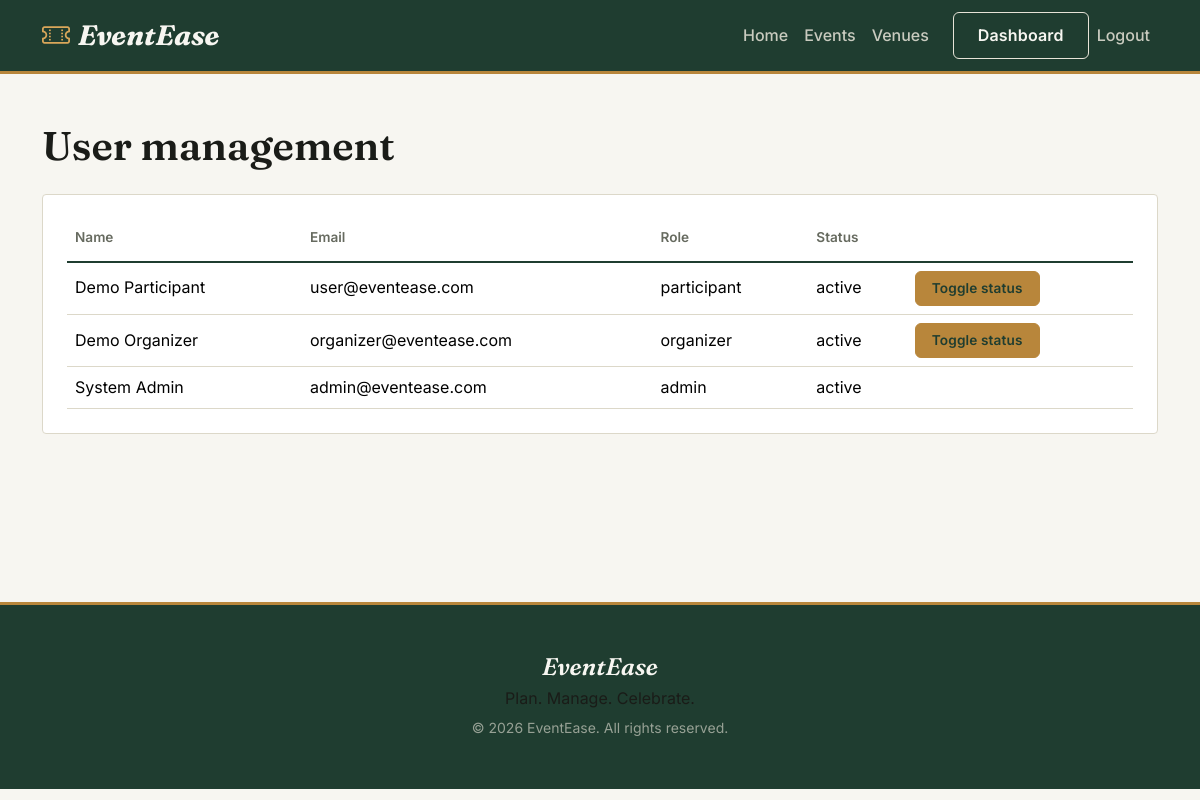
The page /admin/users.php (signed in) on the database its author committed.
### tables this page shows
CREATE TABLE users(id INT AUTO_INCREMENT PRIMARY KEY,name VARCHAR(100) NOT NULL,email VARCHAR(150) NOT NULL UNIQUE,phone VARCHAR(30),password VARCHAR(255) NOT NULL,role ENUM('admin','organizer','participant') DEFAULT 'participant',profile_image VARCHAR(255),status ENUM('active','suspended') DEFAULT 'active',created_at TIMESTAMP DEFAULT CURRENT_TIMESTAMP,updated_at TIMESTAMP DEFAULT CURRENT_TIMESTAMP ON UPDATE CURRENT_TIMESTAMP);

### admin/users.php (the view, shortened to what this page needs)
<?php
require '../config/database.php';
$users = $pdo->query("SELECT id, name, email, role, status, created_at FROM users ORDER BY id DESC")->fetchAll(PDO::FETCH_ASSOC);
require '../includes/header.php';
?>
<div class="container py-5">
  <h1 class="mb-4">User management</h1>
  <div class="table-wrap table-responsive">
    <table class="table">
      <tr><th>Name</th><th>Email</th><th>Role</th><th>Status</th><th></th></tr>
      <?php foreach ($users as $u): ?>
        <tr>
          <td><?= htmlspecialchars($u['name']) ?></td>
          <td><?= htmlspecialchars($u['email']) ?></td>
          <td><?= $u['role'] ?></td>
          <td><?= $u['status'] ?></td>
          <td><?php if ($u['role'] != 'admin'): ?><a class="btn btn-sm btn-warning" href="?toggle=<?= $u['id'] ?>">Toggle status</a><?php endif; ?></td>
        </tr>
      <?php endforeach; ?>
    </table>
  </div>
</div>
<?php require '../includes/footer.php'; ?>

### assets/css/style.css (style rules this page uses)
:root { --ink:#1A1C18; --forest:#1F3D30; --forest-light:#2C5544; --brass:#B8863B; --brass-light:#D9A75A; --paper:#F7F6F1; --white:#FFFFFF; --line:#DCD8C9; --ruby:#8C3B2E; --muted:#666A5F; --font-display:'Fraunces', Georgia, serif; --font-body:'Inter', system-ui, -apple-system, sans-serif; }
* { box-sizing:border-box }
body { background:var(--paper); color:var(--ink); font-family:var(--font-body); line-height:1.6; }
h1,h2,h3,h4,h5 { font-family:var(--font-display);color:var(--ink);font-weight:600 }
a { color:var(--forest) }
.btn { border-radius:6px;font-weight:600;padding:.65rem 1.5rem;letter-spacing:.01em }
.btn-warning { background:var(--brass);border-color:var(--brass);color:var(--forest) }
.btn-sm { padding:.4rem 1rem;font-size:.85rem }
.table-wrap { background:var(--white);border-radius:4px;padding:24px;border:1px solid var(--line) }
.table { margin:0 }
.table th { border-bottom:2px solid var(--forest);color:var(--muted);font-weight:600; font-size:.85rem;padding-bottom:12px; }
.table td { vertical-align:middle;border-color:var(--line) }

### rows shown on the page
users: name "Demo Participant", email "user@eventease.com", role "participant", status "active"
users: name "Demo Organizer", email "organizer@eventease.com", role "organizer", status "active"
users: name "System Admin", email "admin@eventease.com", role "admin", status "active"
